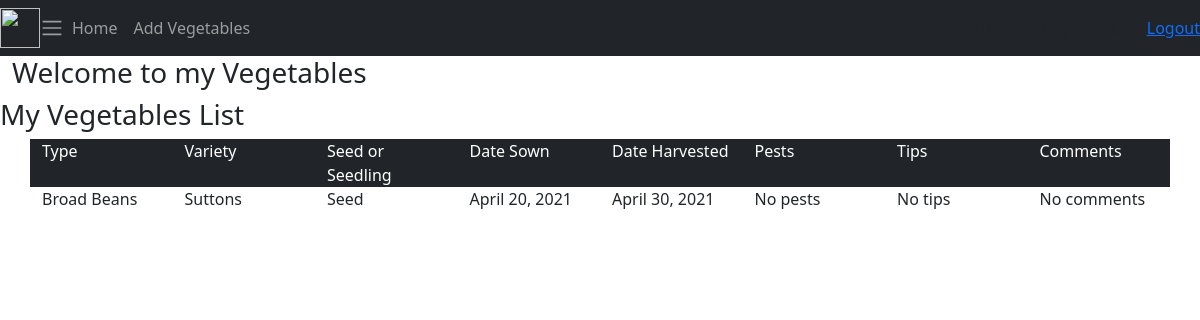
The app's page /list/1 with its own data.
### vegetablesApp/models.py (models this page shows, shortened)
class Vegetables(models.Model):
    VEG_TYPE_CHOICES = [
        ('Peas','Peas'),
        ('Broad Beans', 'Broad Beans'),
        ('Runner Beans', 'Runner Beans'),
        ('Radish','Radish'),
        ('Lettuce', 'Lettuce'),
        ('Cabbage', 'Cabbage'),
        ('Tomato', 'Tomato'),
        ('Vegetable','Vegetable')
    ]
    SEED_OR_SEEDLING_CHOICES = [
        ('Seed','Grown from seed'),
        ('Seedling', 'Grown from seedling')
    ]
    type = models.CharField('Type of Vegetable',max_length=30,choices=VEG_TYPE_CHOICES,default='Vegetable')
    variety = models.CharField('Variety of vegetable',null=True, blank=True, max_length=50)
    seed_seedling = models.CharField('Seed or Seedling',choices=SEED_OR_SEEDLING_CHOICES, max_length=8, default='seed')
    sowing_date = models.DateField('Sowing Date',default=date.today())
    harvest_date = models.DateField('Harvesting Date', default=date.today())
    pests = models.CharField('Pests',max_length=50,default='No pests')
    tips = models.TextField('Tips', default='No tips')
    comments = models.TextField('Comments', default='No comments')

### vegetablesApp/views.py (the view)
# urls.py: path('list/<id>', vegetables_list_view, name='list'),
def vegetables_list_view(request, id):
    vegetable = get_object_or_404(Vegetables, id=id)
    context={'vegetable':vegetable}
    return render(request,'vegetablesApp/list_veg.html', context)

### templates/vegetablesApp/list_veg.html
 {%  include 'vegetablesApp/base.html' %}
 {% block content %}
 <h3>My Vegetables List</h3>
 <div class="container">
        <div class="row bg-dark text-white">
            <div class="col l4">
                <div class="card-panel">
                    Type
                </div>
            </div>
            <div class="col l4">
                 <div class="card-panel">
                    Variety
                </div>
            </div>
            <div class="col l4">
                 <div class="card-panel">
                    Seed or Seedling
                </div>
            </div>
            <div class="col l4">
                 <div class="card-panel">
                    Date Sown
                </div>
            </div>
            <div class="col l4">
                 <div class="card-panel">
                    Date Harvested
                </div>
            </div>
            <div class="col l4">
                 <div class="card-panel">
                    Pests
                </div>
            </div>
            <div class="col l4">
                 <div class="card-panel">
                    Tips
                </div>
            </div>
            <div class="col l4">
                 <div class="card-panel">
                    Comments
                </div>
            </div>
        </div>
        <div class="row">
            <div class="col l4">
                <div class="card-panel">
                    {{vegetable.type}}
                </div>
            </div>
            <div class="col l4">
                 <div class="card-panel">
                    {{vegetable.variety}}
                </div>
            </div>
            <div class="col l4">
                 <div class="card-panel">
                    {{vegetable.seed_seedling}}
                </div>
            </div>
            <div class="col l4">
                 <div class="card-panel">
                    {{vegetable.sowing_date}}
                </div>
            </div>
            <div class="col l4">
                 <div class="card-panel">
                    {{vegetable.harvest_date}}
                </div>
            </div>
            <div class="col l4">
                 <div class="card-panel">
                    {{vegetable.pests}}
                </div>
            </div>
            <div class="col l4">
                 <div class="card-panel">
                    {{vegetable.tips}}
                </div>
            </div>
            <div class="col l4">
                 <div class="card-panel">
                    {{vegetable.comments}}
                </div>
            </div>
        </div>
 </div>
 {% endblock %}

### records on screen
Vegetables: type "Broad Beans", variety "Suttons", seed_seedling "Seed", sowing_date "April 20, 2021", harvest_date "April 30, 2021", pests "No pests", tips "No tips", comments "No comments"
